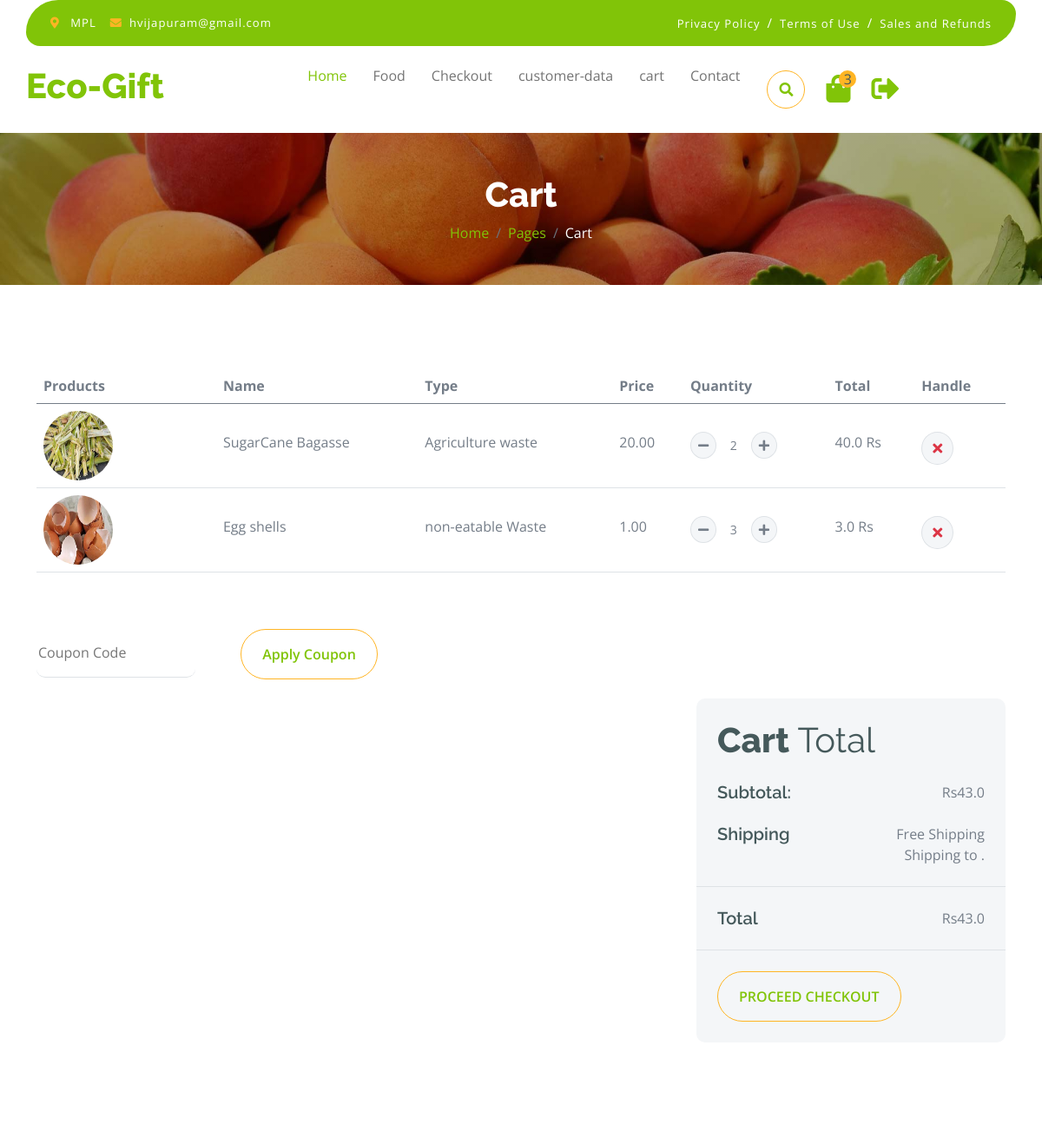
/products/cart (signed in, upper part), run on an earlier commit of the app's database.
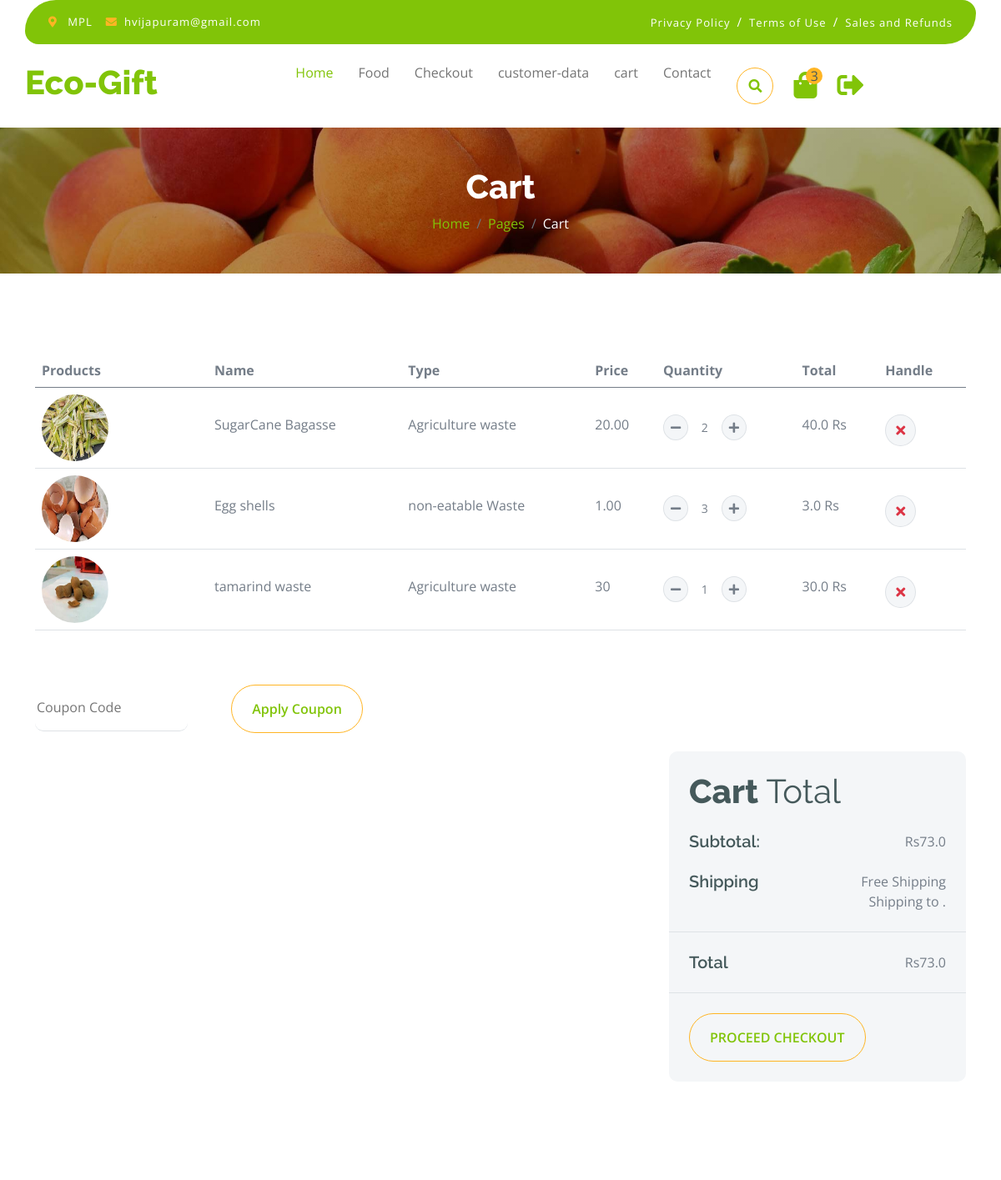
And on a later commit of the database.
### products/models.py (models this page shows)
class Customer(AbstractUser):
  Address = models.CharField(max_length=255, blank=True)
  Phone = models.CharField(max_length=20, blank=True)
  location = models.CharField(max_length=50)
  password_main = models.CharField(max_length=50)
  is_seller = models.BooleanField(default=False)
  groups = models.ManyToManyField(
        Group,
        related_name='customer_set',  # unique related_name
        blank=True,
    )
  user_permissions = models.ManyToManyField(
        Permission,
        related_name='customer_permissions_set',  # unique related_name
        blank=True,
    )

class CartItem(models.Model):
    cart = models.ForeignKey(Cart, on_delete=models.CASCADE, related_name='items')
    product = models.ForeignKey(Product, on_delete=models.CASCADE)
    quantity = models.PositiveIntegerField(default=1)
    def __str__(self):
        return f"{self.product.Name} ({self.quantity})"

class Product(models.Model):
  Name = models.CharField(max_length=255)
  Description = models.TextField(blank=True)
  Price = models.CharField(max_length=10)
  Category = models.ForeignKey(Category, on_delete=models.CASCADE)
  Image = models.ImageField(upload_to='products/', blank=True)
  Seller = models.ForeignKey(Seller, on_delete=models.CASCADE,default = 1)

class Category(models.Model):
  Name = models.CharField(max_length=255)
  def __str__(self):
    return self.Name

### products/views.py (the view)
# urls.py: path('cart', views.view_cart, name="cart"),
def view_cart(request):
    try:
        cart = Cart.objects.get(customer=request.user)
        print(cart)
        if cart:
            cart_items = CartItem.objects.filter(cart=cart)
            print(cart_items)
            subtotal = sum(float(item.product.Price) * float(item.quantity) for item in cart_items)
        else:
            cart_items = []
            subtotal = 0
        context = {
            'cart': cart,
            'cart_items': cart_items,
            'subtotal': subtotal,
        }
        print(cart_items)
        return render(request, 'cart.html', context)
    except Cart.DoesNotExist:
        return render(request, 'cart.html', {'cart': None, 'cart_items': [], 'subtotal': 0})
    except Exception as e:
        print(f"An error occurred: {e}")
        return render(request, 'cart.html', {'cart': None, 'cart_items': [], 'subtotal': 0})

### templates/cart.html (shortened to what this page needs)
{% extends "base.html" %}
{% load static %}
{% load custom_filters %}
{% block content %}
        <div class="container-fluid page-header py-5">
            <h1 class="text-center text-white display-6">Cart</h1>
            <ol class="breadcrumb justify-content-center mb-0">
                <li class="breadcrumb-item"><a href="#">Home</a></li>
                <li class="breadcrumb-item"><a href="#">Pages</a></li>
                <li class="breadcrumb-item active text-white">Cart</li>
            </ol>
        </div>
{% if not user.is_authenticated %}
<div class="loginRequest" style="display: flex; align-items: center; justify-content:center; padding: 9%; margin: 9%; gap: 2%;">
<h3>Please login into Your Account , to access Cart</h3><a href="{% url 'loginCus' %}" class="my-auto">
    <i class="fas fa-user fa-2x"></i>
</a>
</div>
{% else %}
<div class="container-fluid py-5">
    <div class="container py-5">
        <div class="table-responsive">
            <table class="table">
                <thead>
                    <tr>
                        <th scope="col">Products</th>
                        <th scope="col">Name</th>
                        <th scope="col">Type</th>
                        <th scope="col">Price</th>
                        <th scope="col">Quantity</th>
                        <th scope="col">Total</th>
                        <th scope="col">Handle</th>
                    </tr>
                </thead>
                <tbody>
                    {% for item in cart_items %}
                    <tr>
                        <td>
                            <div class="d-flex align-items-center">
                                <img src="{{ item.product.Image.url }}" class="img-fluid me-5 rounded-circle" style="width: 80px; height: 80px;" alt="">
                            </div>
                        </td>
                        <td>
                            <p class="mb-0 mt-4">{{ item.product.Name }}</p>
                        </td>
                        <td>
                            <p class="mb-0 mt-4">{{ item.product.Category }}</p>
                        </td>
                        <td>
                            <p class="mb-0 mt-4">{{ item.product.Price }}</p>
                        </td>
                        <td>
                            <div class="input-group quantity mt-4" style="width: 100px;">
                                <div class="input-group-btn">
                                    <button class="btn btn-sm btn-minus rounded-circle bg-light border">
                                        <i class="fa fa-minus"></i>
                                    </button>
                                </div>
                                <input type="text" class="form-control form-control-sm text-center border-0" value="{{ item.quantity }}">
                                <div class="input-group-btn">
                                    <button class="btn btn-sm btn-plus rounded-circle bg-light border">
                                        <i class="fa fa-plus"></i>
                                    </button>
                                </div>
                            </div>
                        </td>
                        <td>
                            <p class="mb-0 mt-4">{{ item.product.Price|mul:item.quantity }} Rs</p>
                        </td>
                        <td>
                            <button class="btn btn-md rounded-circle bg-light border mt-4">
                                <i class="fa fa-times text-danger"></i>
                            </button>
                        </td>
                    </tr>
                    {% endfor %}
                </tbody>
            </table>
        </div>
        <div class="mt-5">
            <input type="text" class="border-0 border-bottom rounded me-5 py-3 mb-4" placeholder="Coupon Code">
            <button class="btn border-secondary rounded-pill px-4 py-3 text-primary" type="button">Apply Coupon</button>
        </div>
        <div class="row g-4 justify-content-end">
            <div class="col-8"></div>
            <div class="col-sm-8 col-md-7 col-lg-6 col-xl-4">
                <div class="bg-light rounded">
                    <div class="p-4">
                        <h1 class="display-6 mb-4">Cart <span class="fw-normal">Total</span></h1>
                        <div class="d-flex justify-content-between mb-4">
                            <h5 class="mb-0 me-4">Subtotal:</h5>
                            <p class="mb-0">Rs{{ subtotal }}</p>
                        </div>
                        <div class="d-flex justify-content-between">
                            <h5 class="mb-0 me-4">Shipping</h5>
                            <div>
                                <p class="mb-0">Free Shipping</p>
                            </div>
                        </div>
                        <p class="mb-0 text-end">Shipping to {{ request.user.customer.location }}.</p>
                    </div>
                    <div class="py-4 mb-4 border-top border-bottom d-flex justify-content-between">
                        <h5 class="mb-0 ps-4 me-4">Total</h5>
                        <p class="mb-0 pe-4">Rs{{ subtotal }}</p>
                    </div>
                    <button class="btn border-secondary rounded-pill px-4 py-3 text-primary text-uppercase mb-4 ms-4" type="button"><a href="{% url 'checkout' %}">Proceed Checkout</a></button>
                </div>
            </div>
        </div>
    </div>
</div>
{% endif %}
{% endblock content %}

### templates/base.html (shortened to what this page needs)
{% load static %}
{% load mathfilters %}
<!DOCTYPE html>
<html lang="en">
<head>
    <link rel="stylesheet" href="https://use.fontawesome.com/releases/v5.15.4/css/all.css" />
    <link href="https://cdn.jsdelivr.net/npm/bootstrap-icons@1.4.1/font/bootstrap-icons.css" rel="stylesheet">
    <link href="{% static 'lib/lightbox/css/lightbox.min.css' %}" rel="stylesheet">
    <link href="{% static 'lib/owlcarousel/assets/owl.carousel.min.css' %}" rel="stylesheet">
    <link href="{% static 'css/bootstrap.min.css' %}" rel="stylesheet">
    <link href="{% static 'css/style.css' %}" rel="stylesheet">
</head>
<body>
    <div class="container-fluid fixed-top">
        <div class="container topbar bg-primary d-none d-lg-block">
            <div class="d-flex justify-content-between">
                <div class="top-info ps-2">
                    <small class="me-3"><i class="fas fa-map-marker-alt me-2 text-secondary"></i> <a href="#" id='location'
                            class="text-white">{{ user.location }}</a></small>
                    <small class="me-3"><i class="fas fa-envelope me-2 text-secondary"></i><a href="#"
                            class="text-white">{{ user_email }}</a></small>
                </div>
                <div class="top-link pe-2">
                    <a href="#" class="text-white"><small class="text-white mx-2">Privacy Policy</small>/</a>
                    <a href="#" class="text-white"><small class="text-white mx-2">Terms of Use</small>/</a>
                    <a href="#" class="text-white"><small class="text-white ms-2">Sales and Refunds</small></a>
                </div>
            </div>
        </div>
        <div class="container px-0">
            <nav class="navbar navbar-light bg-white navbar-expand-xl">
                <a href="{% url 'index' %}" class="navbar-brand">
                    <h1 class="text-primary display-6">Eco-Gift</h1>
                </a>
                <div class="collapse navbar-collapse bg-white" id="navbarCollapse">
                    <div class="navbar-nav mx-auto">
                        {% if user.is_authenticated %}
                        {% if user.is_seller %}
                        <a href="{% url 'seller-main' %}" class="nav-item nav-link active">Home</a>
                        {% comment %} <a href="{% url 'shop' %}" class="nav-item nav-link">Food</a> {% endcomment %}
                      <a href="{% url 'shop-details' %}" class="nav-item nav-link">Shop Detail</a>
                        {% comment %} <a href="{% url 'My orders' %}" class="nav-item nav-link">My Orders</a> {% endcomment %}
                        <a href="{% url 'add-product' %}" class="dropdown-item">addproduct</a>
                        <a href="{% url 'seller-det' %}" class="dropdown-item">Seller-log</a>
                        <div class="nav-item dropdown">
                            <a href="{% url 'contactus' %}" class="nav-item nav-link">Contact</a>
                            <div class="d-flex m-3 me-0">
                                <button
                                    class="btn-search btn border border-secondary btn-md-square rounded-circle bg-white me-4"
                                    data-bs-toggle="modal" data-bs-target="#searchModal"><i
                                        class="fas fa-search text-primary"></i></button>
                                <a href="{% url 'cart' %}" class="position-relative me-4 my-auto">
                                        <i class="fa fa-shopping-bag fa-2x"></i>
                                        <span
                                            class="position-absolute bg-secondary rounded-circle d-flex align-items-center justify-content-center text-dark px-1"
                                            style="top: -5px; left: 15px; height: 20px; min-width: 20px;">3</span>
                                    </a>
                                {% if user.is_authenticated %}
                                <a href="{% url 'myaccount' %}" class="my-auto">
                                    <i class="fas fa-sign-out-alt fa-2x"></i>
                                </a>
                                {% else %}
                                <a href="{% url 'loginCus' %}" class="my-auto">
                                    <i class="fas fa-user fa-2x"></i>
                                </a>
                                {% endif %}
                            </div>
                                {% comment %} <a href="{% url 'seller-det' %}" class="dropdown-item">Seller-log</a> {% endcomment %}
                                {% else %}
                                <a href="{% url 'index' %}" class="nav-item nav-link active">Home</a>
                                <a href="{% url 'shop' %}" class="nav-item nav-link">Food</a>
                                <a href="{% url 'checkout-det' %}" class="nav-item nav-link">Checkout</a>
                                <a href="{% url 'customer-info' %}" class="nav-item nav-link">customer-data</a>
                                <a href="{% url 'cart' %}" class="nav-item nav-link">cart</a>
                                <a href="{% url 'contactus' %}" class="nav-item nav-link">Contact</a>
                                <div class="d-flex m-3 me-0">
                                    <button
                                        class="btn-search btn border border-secondary btn-md-square rounded-circle bg-white me-4"
                                        data-bs-toggle="modal" data-bs-target="#searchModal"><i
                                            class="fas fa-search text-primary"></i></button>
                                    <a href="{% url 'cart' %}" class="position-relative me-4 my-auto">
                                            <i class="fa fa-shopping-bag fa-2x"></i>
                                            <span
                                                class="position-absolute bg-secondary rounded-circle d-flex align-items-center justify-content-center text-dark px-1"
                                                style="top: -5px; left: 15px; height: 20px; min-width: 20px;">3</span>
                                        </a>
                                    {% if user.is_authenticated %}
                                    <a href="{% url 'myaccount' %}" class="my-auto">
                                        <i class="fas fa-sign-out-alt fa-2x"></i>
                                    </a>
                                    {% else %}
                                    <a href="{% url 'loginCus' %}" class="my-auto">
                                        <i class="fas fa-user fa-2x"></i>
                                    </a>
                                    {% endif %}
                                </div>
                                {% endif %}
                            </div>
                        </div>
                        {% endif %}
                    </div>
                </div>
    {% block content%}
    {% endblock content %}
</body>
</html>

What changed in the data, as far as the page shows it:
added CartItem: product.Image (picture), product.Name "tamarind waste", product.Category "Agriculture waste", product.Price "30", quantity "1", product.Price|mul "30.0"
Also different on the page:
{{ subtotal }}: "43.0" → "73.0"
